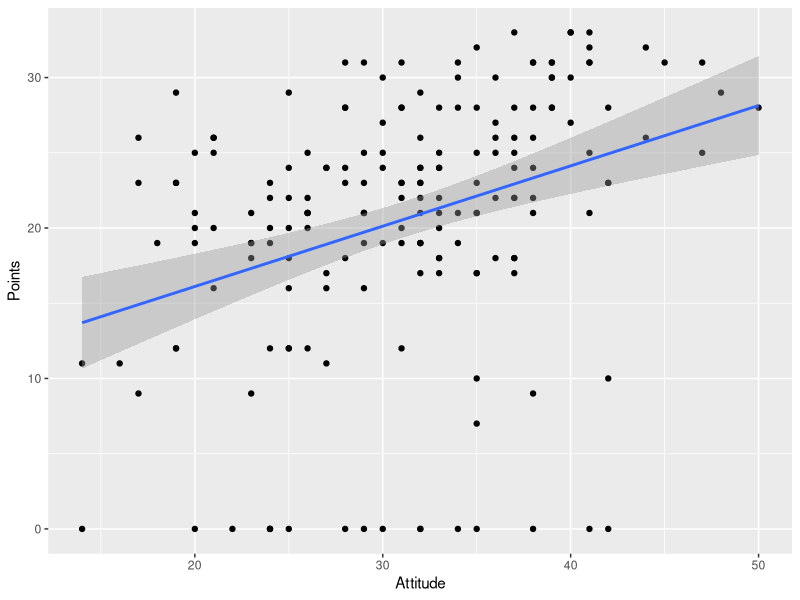

Recreate this plot in R.
## ---- chunk 1
# load data
iods <- read.table("data/iods.txt", header = T)
## ---- chunk 2
library(ggplot2)
qplot(Attitude, Points, data = iods) + geom_smooth(method = "lm")
